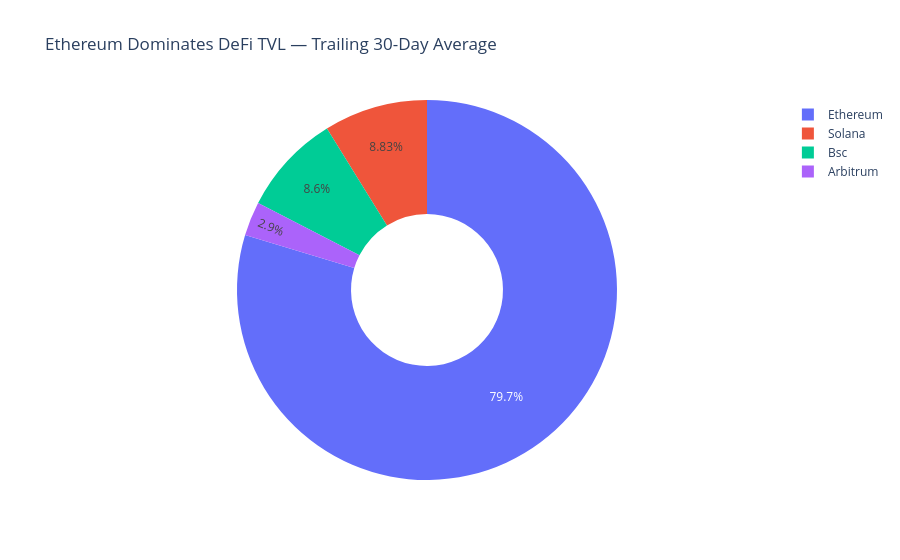

Notebook source saved alongside this figure:
### Code cell
chain_cols = [
    c for c in combined.columns if c.startswith("tvl_") and c not in {"tvl_bn", "tvl_usd"}
]
recent = combined.filter(pl.col("timestamp") > pl.col("timestamp").max() - pl.duration(days=30))
chain_totals = {col.replace("tvl_", "").title(): recent[col].mean() / 1e9 for col in chain_cols}

fig = go.Figure(
    data=[
        go.Pie(
            labels=list(chain_totals.keys()),
            values=list(chain_totals.values()),
            hole=0.4,
        )
    ]
)
fig.update_layout(title="Ethereum Dominates DeFi TVL — Trailing 30-Day Average")
fig.show()

### Figure 1 — Plotly figure (JSON) as saved in the notebook; plotly's stock layout.template omitted (floating-point values rounded to 4 significant figures)
{"data": [{"hole": 0.4, "labels": ["Ethereum", "Solana", "Bsc", "Arbitrum"], "type": "pie", "values": [50.66, 5.615, 5.47, 1.847]}], "layout": {"title": {"text": "Ethereum Dominates DeFi TVL — Trailing 30-Day Average"}}}
